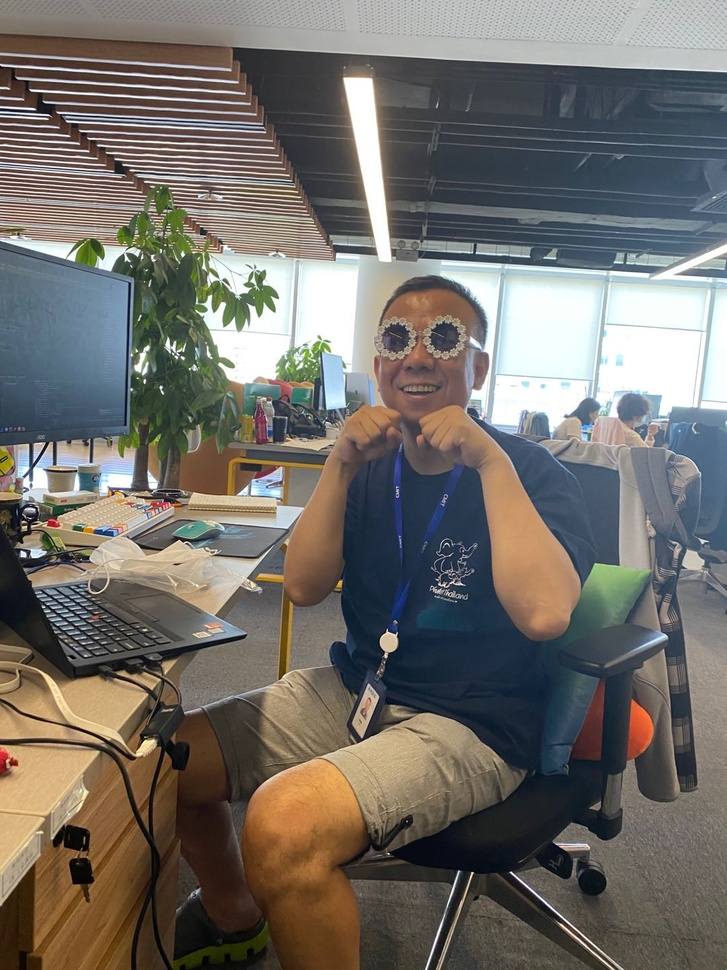
#> input picture detect_face/4.jpeg, 727 x 970 px, shrunk from 1080 x 1440 before the run
$ jupyter execute detect_face.ipynb
#> lines starting #> are read from the running program, lines starting #| are printed output that depends on the picture; after the words box and inside, x2 and y2 are one past the last pixel; in counts of white or black regions, pixels touching at a corner belong together
[cell 1]
import cv2

filepath = "detect_face/4.jpeg"
img = cv2.imread(filepath)  # 读取图片
#> img is the input picture: shape (970, 727, 3); mean B, G, R 104.5, 110.3, 114.3
gray = cv2.cvtColor(img, cv2.COLOR_BGR2GRAY)  # 转换灰色
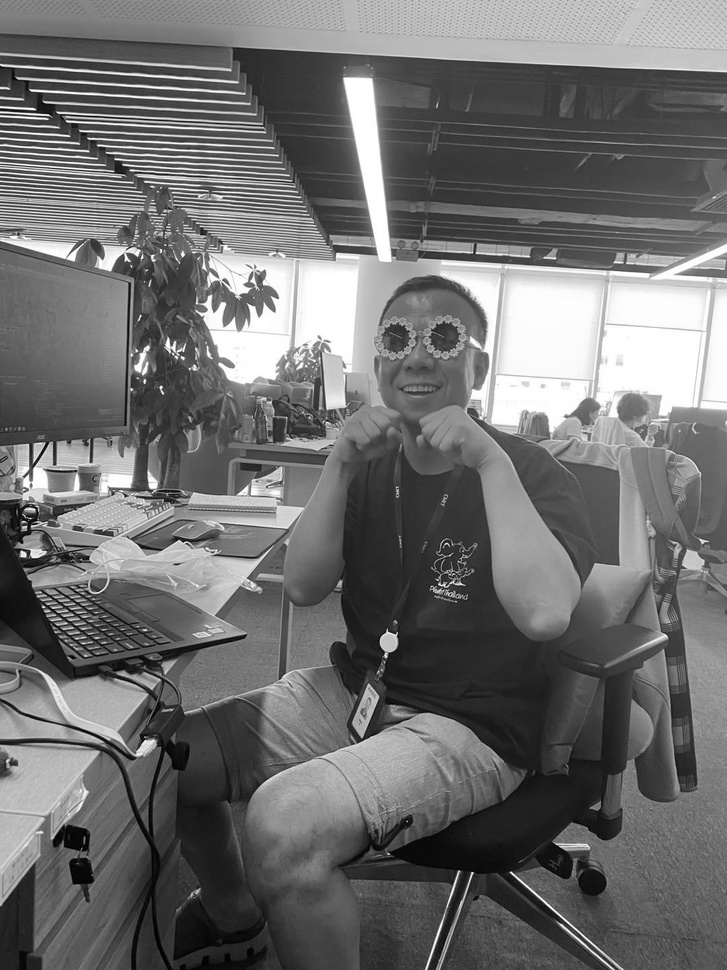
#> gray: shape (970, 727); min 0, max 255, mean 110.8

# OpenCV人脸识别分类器
# 在使用OpenCV的人脸检测之前，需要一个人脸训练模型，格式是xml的，我们这里使用OpenCV提供好的人脸分类模型xml
classifier = cv2.CascadeClassifier(cv2.data.haarcascades + "haarcascade_frontalface_default.xml")
color = (0, 255, 0)  # 定义绘制颜色
# 调用识别人脸
faceRects = classifier.detectMultiScale(gray, scaleFactor=1.2, minNeighbors=3, minSize=(32, 32))
#> faceRects = [[348, 284, 138, 138]]
if len(faceRects):  # 大于0则检测到人脸
    for faceRect in faceRects:  # 单独框出每一张人脸
        x, y, w, h = faceRect
        # 框出人脸
        cv2.rectangle(img, (x, y), (x + h, y + w), color, 2)
        # 左眼
        cv2.circle(img, (x + w // 4, y + h // 4 + 30), min(w // 8, h // 8),
                   color)
        # 右眼
        cv2.circle(img, (x + 3 * w // 4, y + h // 4 + 30), min(w // 8, h // 8),
                   color)
        # 嘴巴
        cv2.rectangle(img, (x + 3 * w // 8, y + 3 * h // 4),
                      (x + 5 * w // 8, y + 7 * h // 8), color)
#> this loop made 1 pass
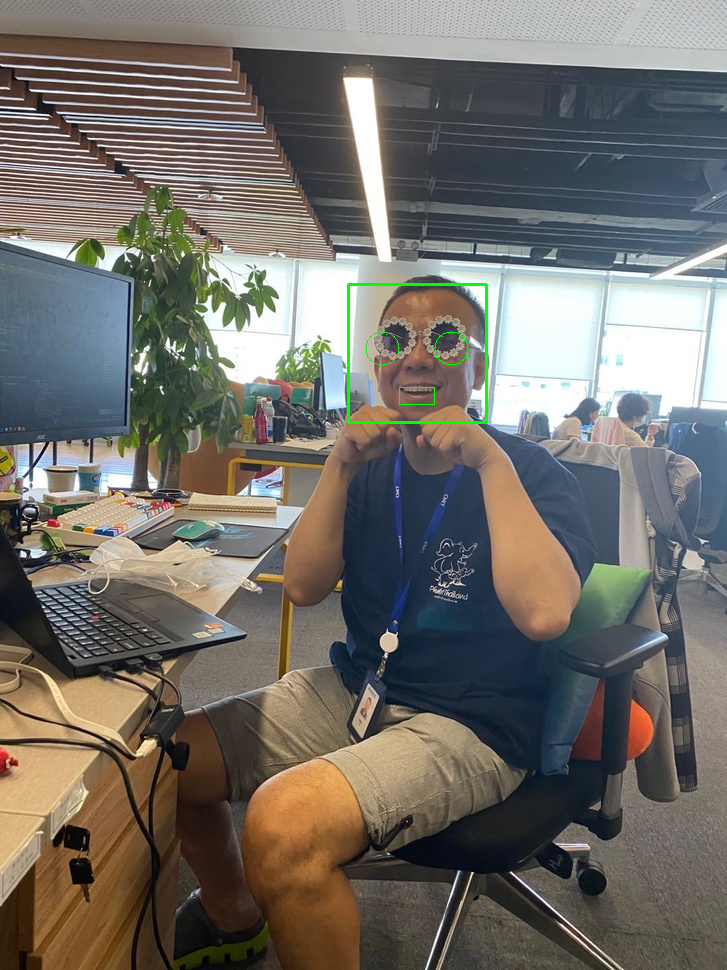
#> img: shape (970, 727, 3); 0.28% of pixels changed, all inside (x1, y1, x2, y2) = (347, 283, 488, 424)

cv2.imshow("image", img)  # 显示图像
c = cv2.waitKey(10)
#> (key Esc is pressed here)

cv2.waitKey(0)
cv2.destroyAllWindows()

$ run again, with detect_face/2.jpeg copied over detect_face/4.jpeg
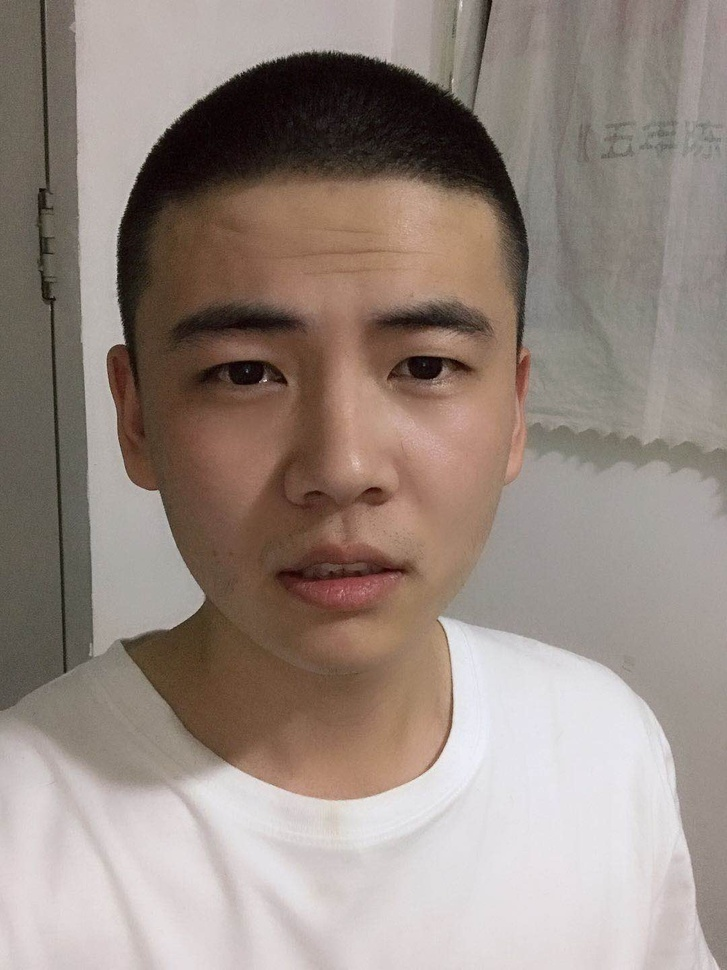
#> input picture detect_face/2.jpeg, 727 x 970 px, shrunk from 1080 x 1440 before the run
#> img is the input picture: shape (970, 727, 3); mean B, G, R 129.1, 137.1, 150.9
#> `gray = cv2.cvtColor(img, cv2.COLOR_BGR2GRAY)`:
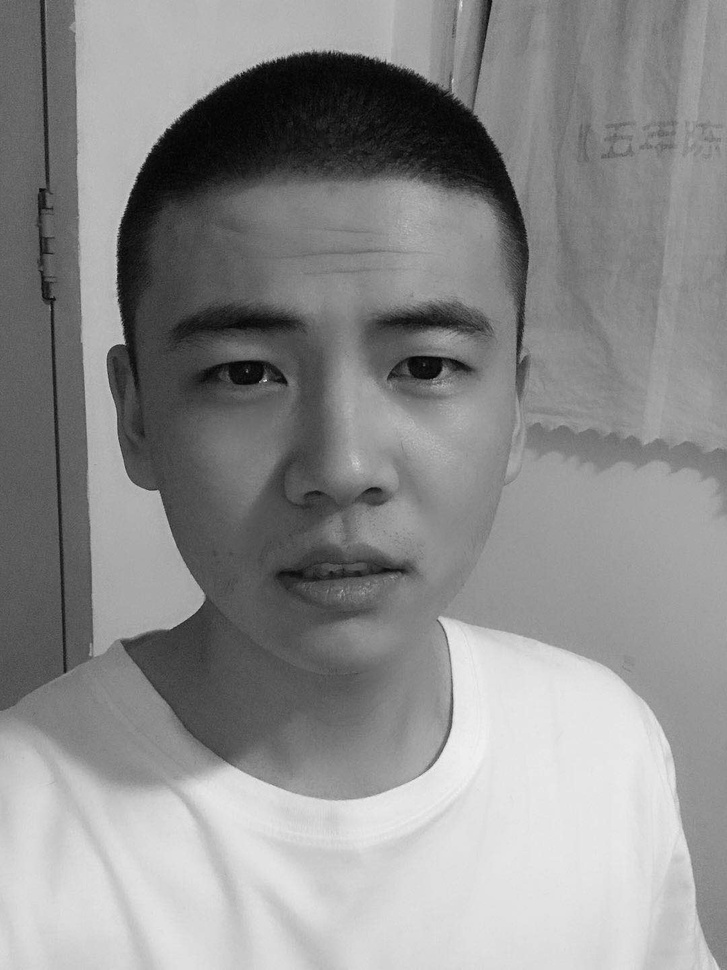
#> gray: shape (970, 727); min 2, max 243, mean 140.3
#> faceRects = [[115, 186, 457, 457]]
#> the loop `for faceRect in faceRects:` made 1 pass
#> after the loop `for faceRect in faceRects:`:
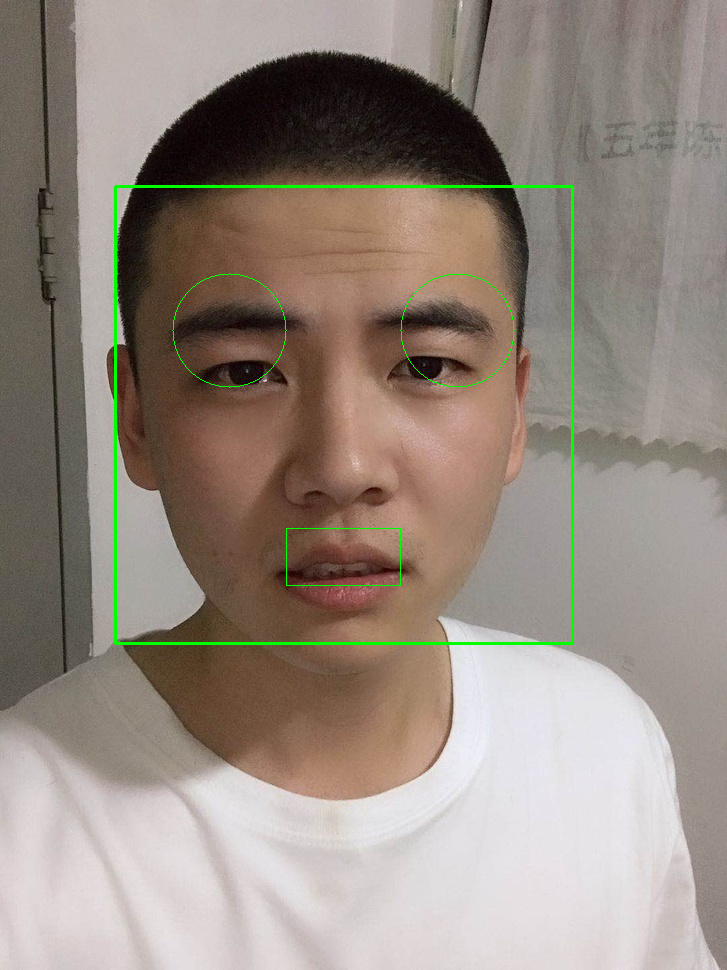
#> img: shape (970, 727, 3); 0.92% of pixels changed, all inside (x1, y1, x2, y2) = (114, 185, 574, 645)

$ run again, with detect_face/3.jpeg copied over detect_face/4.jpeg
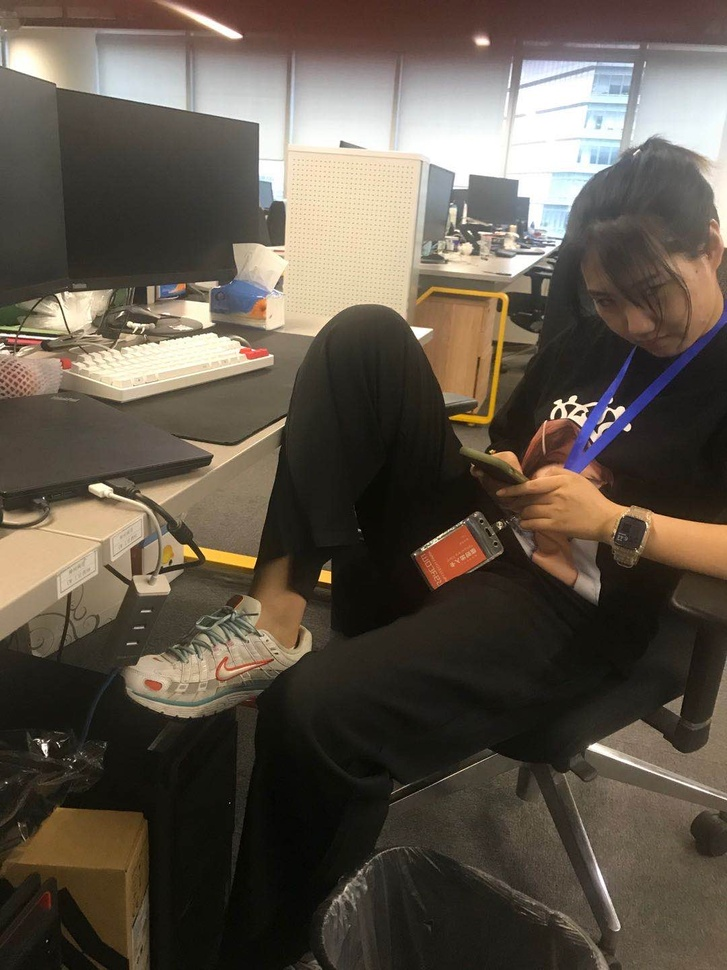
#> input picture detect_face/3.jpeg, 727 x 970 px, shrunk from 1080 x 1440 before the run
#> img is the input picture: shape (970, 727, 3); mean B, G, R 74.2, 85.5, 94.8
#> `gray = cv2.cvtColor(img, cv2.COLOR_BGR2GRAY)`:
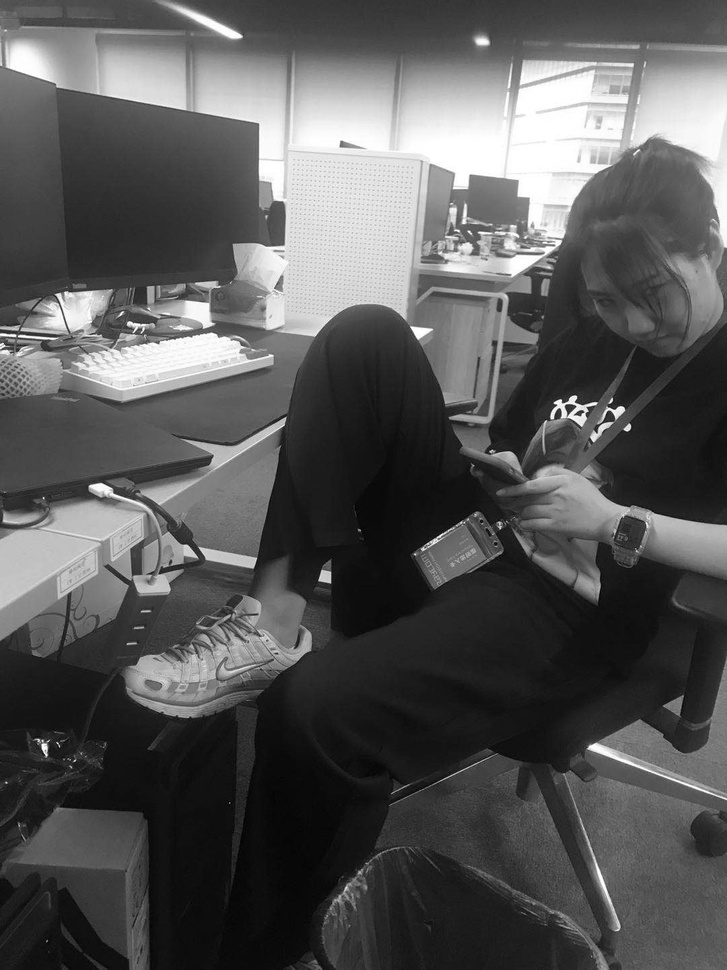
#> gray: shape (970, 727); min 1, max 255, mean 87
#> faceRects = ()

$ run again, with detect_face/1.png saved as detect_face/4.jpeg
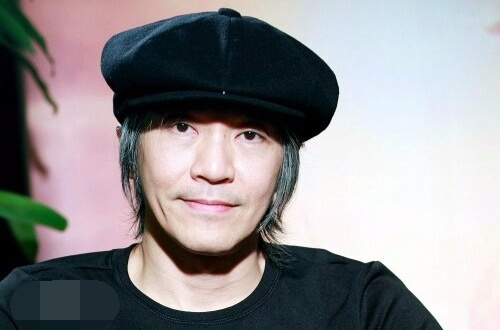
#> input picture detect_face/1.png, 500 x 330 px
#> img is the input picture: shape (330, 500, 3); mean B, G, R 146.8, 144.4, 146.4
#> `gray = cv2.cvtColor(img, cv2.COLOR_BGR2GRAY)`:
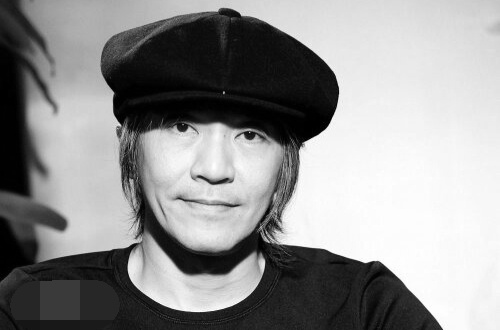
#> gray: shape (330, 500); min 0, max 255, mean 145.2
#> faceRects = [[124, 65, 180, 180]]
#> the loop `for faceRect in faceRects:` made 1 pass
#> after the loop `for faceRect in faceRects:`:
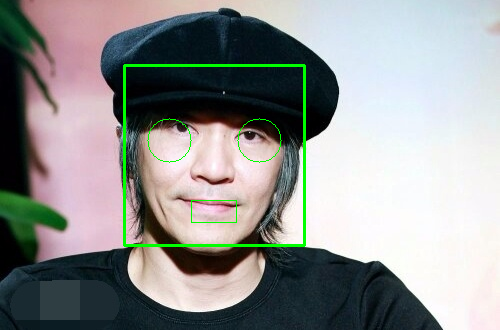
#> img: shape (330, 500, 3); 1.54% of pixels changed, all inside (x1, y1, x2, y2) = (123, 64, 306, 247)
